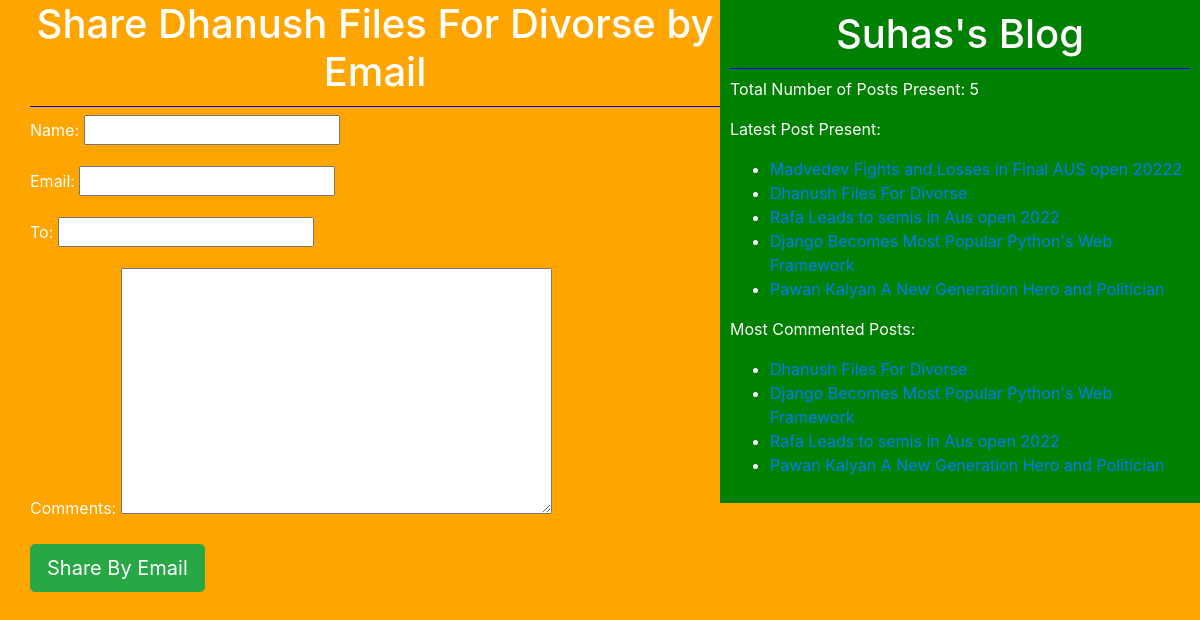
/1/share/, run on the app's committed database.
### testapp/models.py (models this page shows, shortened)
class Post(models.Model):
    title=models.CharField(max_length=250)
    slug=models.SlugField(max_length=300,unique_for_date='publish')
    author=models.ForeignKey(User,related_name='post_detail',on_delete=models.CASCADE)
    body=models.TextField()
    publish=models.DateField(default=timezone.now)
    created=models.DateTimeField(auto_now_add=True)
    updated=models.DateTimeField(auto_now_add=True)
    STATUS_CHOICES=(('draft','Draft'),('published','Published'))
    status=models.CharField(max_length=10,choices=STATUS_CHOICES,default='draft')
    tags=TaggableManager()
    class Meta:
        ordering=('-publish',)
    def get_absolute_url(self):
        return reverse('post_detail',args=[self.publish.year,self.publish.strftime('%m'),self.publish.strftime('%d'),self.slug])

### testapp/views.py (the view, shortened to what this page needs)
# urls.py: re_path('(?P<id>\d+)/share/$', views.mail_send_view),
def mail_send_view(request,id):
    post=get_object_or_404(Post,id=id,status='published')
    form=EmailSendForm()
    sent=False
    return render(request,'testapp/sharebyemail.html',{'post':post,'form':form,'sent':sent})

### testapp/forms.py
class EmailSendForm(forms.Form):
    name=forms.CharField()
    email=forms.EmailField()
    to=forms.EmailField()
    comments=forms.CharField(required=False,widget=forms.Textarea)

### testapp/templatetags/blog_tags.py (called while the page is built)
@register.simple_tag(name='my_tag')
def total_posts():
    return Post.objects.count()

@register.inclusion_tag('testapp/latest_posts123.html')
def show_latest_posts(count=5):
    latest_posts=Post.objects.order_by('-publish')[:count]
    return {'latest_posts':latest_posts}

@register.simple_tag()
def get_most_commented_posts(count=4):
    return Post.objects.annotate(total_comments=Count('comments')).order_by('-total_comments')[:count]

### templates/testapp/sharebyemail.html (shortened to what this page needs)
<!DOCTYPE html>
{%extends 'testapp/base.html'%}
{%load static%}
{%block body_block%}
{%if sent%}
<h1>Email Sent successfully</h1>
<h2>{{post.title}} by Email Enjoy your Reading</h2>
{%else%}
<h1>Share {{post.title}} by Email</h1>
<form  method="post">
  {{form.as_p}}
  <input type="submit" name="" class='btn btn-lg btn-success' value="Share By Email">
</form>
{%endif%}
{%endblock%}

### templates/testapp/base.html (shortened to what this page needs)
<!DOCTYPE html>
{%load blog_tags%}
{%load static%}
<html lang="en" dir="ltr">
  <head>
    <link rel="stylesheet" href="https://cdn.jsdelivr.net/npm/bootstrap@4.5.3/dist/css/bootstrap.min.css">
<link rel="stylesheet" href="https://cdn.jsdelivr.net/npm/bootstrap@4.5.3/dist/css/bootstrap.min.css">
<link rel="stylesheet" href="{%static "css/practiseblog.css"%}">
  </head>
  <body>
    <div class="center">
      {%block body_block%}
      {%endblock%}
    </div>
    <div class="sidebar">
      <h1>Suhas's Blog</h1>
      <p>Total Number of Posts Present: <span>{%my_tag%}</span></p>
      <p>Latest Post Present: {%show_latest_posts%}</p>
      <p>Most Commented Posts: </p>
      {%get_most_commented_posts as most_commented_posts%}
      <ul>
        {%for post in most_commented_posts%}
        <li><a href="{{post.get_absolute_url}}">{{post.title}}</a></li>
        {%endfor%}
      </ul>
    </div>
  </body>
</html>

### templates/testapp/latest_posts123.html
<ul>
  {%for posts in latest_posts%}
  <li><a href="{{posts.get_absolute_url}}">{{posts.title}}</a></li>
  {%endfor%}
</ul>

### static/css/practiseblog.css (style rules this page uses)
.center { float:left; width: 60%; padding: 0 0 0 30px; }
.sidebar { float: right; width: 40%; padding: 10px; background: green; height: 100%; }
h1 { text-align: center; border-bottom: 1px solid blue; padding: 0 0 10px 0; }
html { height: 100%; }
body { background: orange; color:white; }

### data on the page
Post: title "Dhanush Files For Divorse"
Post: title "Madvedev Fights and Losses in Final AUS open 20222"
Post: title "Rafa Leads to semis in Aus open 2022"
Post: title "Django Becomes Most Popular Python's Web Framework"
Post: title "Pawan Kalyan A New Generation Hero and Politician"
